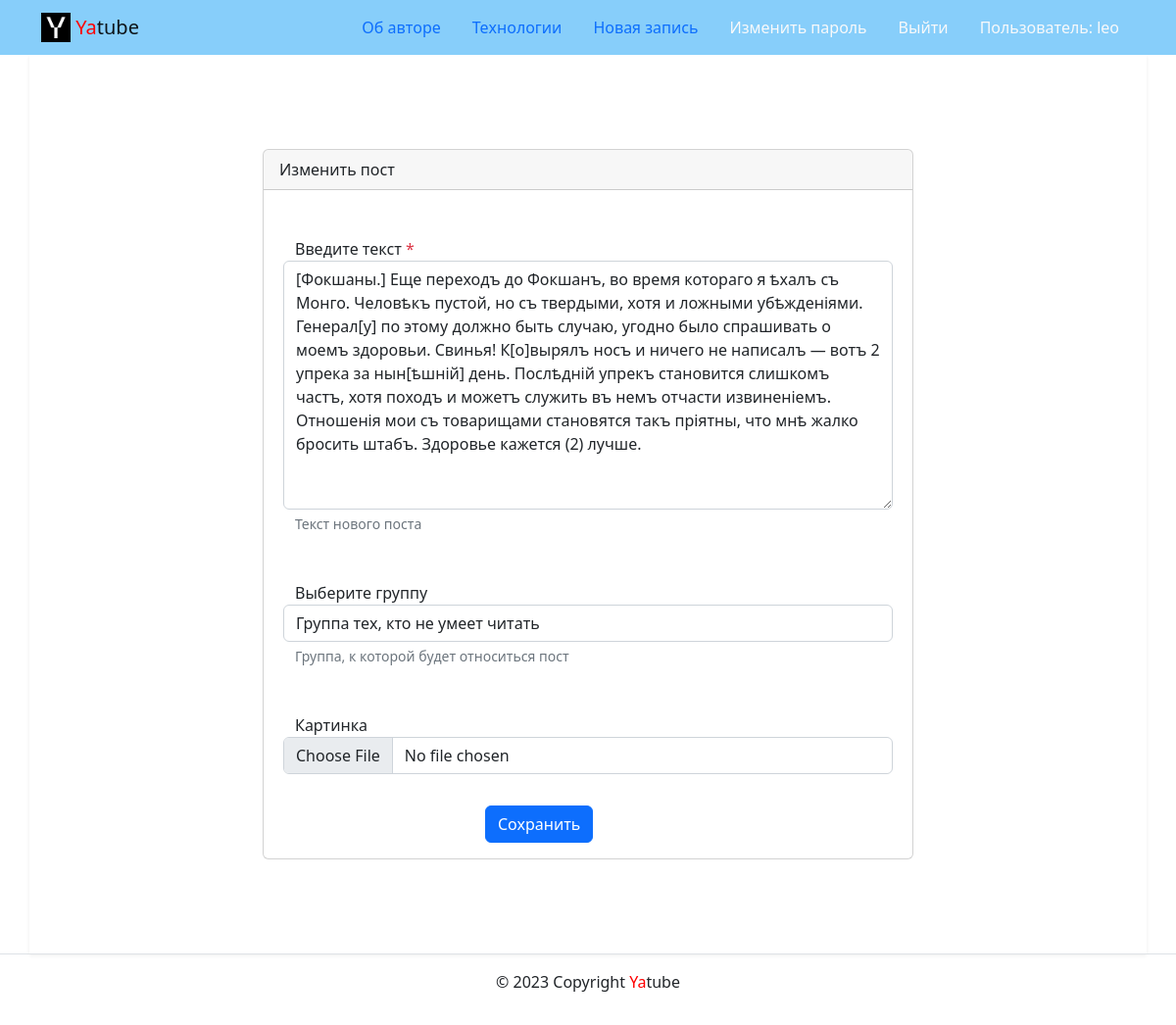
Screenshot of /posts/37/edit/ (signed in) with the database file from the repository.
### users/models.py (models this page shows)
class User(AbstractUser):
    image = models.ImageField(
        'Аватарка',
        upload_to='users/',
        blank=True,
        null=True,
        help_text='Загрузите аватарку')
    birth_date = models.DateField(
        null=True,
        blank=True)

### posts/models.py (models this page shows)
class Post(CreatedModel):
    group = models.ForeignKey(
        Group,
        blank=True,
        null=True,
        on_delete=models.SET_NULL,
        related_name='posts',
        verbose_name="Группа",
        help_text='Группа, к которой будет относиться пост'
    )
    image = models.ImageField(
        'Картинка',
        upload_to='posts/',
        blank=True
    )
    likes = GenericRelation(Like, related_query_name='posts')
    class Meta(CreatedModel.Meta):
        verbose_name = 'Пост'
        verbose_name_plural = 'Посты'
        default_related_name = 'posts'

### posts/views.py (the view)
# urls.py: path('posts/<int:post_id>/edit/', views.post_edit, name='post_edit'),
@login_required
def post_edit(request, post_id):
    post = get_object_or_404(Post, id=post_id)
    if not post.author == request.user:
        return redirect('posts:post_detail', post_id)
    form = PostForm(
        request.POST or None,
        files=request.FILES or None,
        instance=post
    )
    if not form.is_valid():
        return render(request, 'posts/post_create.html', {'form': form})
    form.save()
    return redirect('posts:post_detail', post_id)

### posts/forms.py
class PostForm(forms.ModelForm):
    class Meta:
        model = Post
        fields = ('text', 'group', 'image')
        labels = {
            'text': 'Введите текст',
            'group': 'Выберите группу',
        }
        help_texts = {
            'text': 'Текст нового поста',
            'group': 'Группа, к которой будет относиться пост',
        }

### core/context_processors/year.py (called while the page is built)
def year(request):
    return {
        'year': date.today().year
    }

### core/templatetags/user_filters.py (called while the page is built)
@register.filter
def addclass(field, css):
    return field.as_widget(attrs={'class': css})

### posts/models.py (called while the page is built)
    def __str__(self) -> str:
        return self.title

### templates/posts/post_create.html (shortened to what this page needs)
{% extends 'base.html' %}
{% block content %}
  <div class="row justify-content-center">
    <div class="col-md-8 p-5">
      <div class="card">
        <div class="card-header">
          {% if form.instance.pk %}
            Изменить пост
          {% else %}
            Новый пост
          {% endif %}
        </div>
        <div class="card-body">
          <form method="post" enctype="multipart/form-data"
            >
            {% include 'includes/forms.html' %}
            <div class="col-md-6 offset-md-4">
              <button type="submit" class="btn btn-primary">
                {% if form.instance.pk %}
                  Сохранить
                {% else %}
                  Добавить
                {% endif %}
              </button>
            </div>
          </form>
        </div>
      </div>
      </div>
  </div>
{% endblock %}

### templates/includes/header.html (shortened to what this page needs)
{% load static %}
<link rel="stylesheet"
      href="https://cdn.jsdelivr.net/npm/bootstrap-icons@1.8.1/font/bootstrap-icons.css">
<nav class="navbar navbar-light" style="background-color: lightskyblue">
  <div class="container">
    <a class="navbar-brand" href="{% url 'posts:index' %}">
      <img src={% static 'img/logo.png' %} width="30" height="30"
           class="d-inline-block align-top" alt="">
      <span style="color:red">Ya</span>tube
    </a>
    <ul class="nav nav-pills">
      {% with request.resolver_match.view_name as view_name %}
        <li class="nav-item">
          <a class="nav-link {% if view_name  == 'about:author' %}active{% endif %}"
             href="{% url 'about:author' %}">Об авторе</a>
        </li>
        <li class="nav-item">
          <a class="nav-link {% if view_name  == 'about:tech' %}active{% endif %}"
             href="{% url 'about:tech' %}">Технологии</a>
        </li>
        {% if user.is_authenticated %}
          <li class="nav-item
          {% if view_name  == 'posts:post_create' %}active{% endif %}">
            <a class="nav-link" href="{% url 'posts:post_create' %}">Новая
              запись</a>
          </li>
          <li class="nav-item
          {% if view_name  == 'users:password_change_form' %}active{% endif %}">
            <a class="nav-link link-light"
               href="{% url 'users:password_change_form' %}">
              Изменить пароль
            </a>
          </li>
          <li class="nav-item">
            <a class="nav-link link-light"
               href="{% url 'users:logout' %}">Выйти</a>
          </li>
          <li class="nav-item">
            <a class="nav-link link-light
            {% if view_name  == 'posts:profile' %}active{% endif %}"
               href="{% url 'posts:profile' user.username %}">
              Пользователь: {{ user.username }}
            </a>
          </li>
        {% endif %}
      {% endwith %}
    </ul>
  </div>
</nav>

### templates/includes/forms.html
{% for field in form %}
  <div class="form-group row my-3 p-3">
    <label for="{{ field.id_for_label }}">
      {{ field.label }}
      {% if field.field.required %}
        <span class="required text-danger">*</span>
      {% endif %}
    </label>
    {% load user_filters %}
    {{ field|addclass:'form-control' }}
    {% if field.help_text %}
      <small id="{{ field.id_for_label }}-help" class="form-text text-muted">
        {{ field.help_text|safe }}
      </small>
    {% endif %}
  </div>
{% endfor %}

### rows the page displays
User: username "leo"
Post: form "[Фокшаны.] Еще переходъ до Фокшанъ, во время котораго я ѣхалъ съ Монго. Человѣкъ пустой, но съ твердыми, хотя и ложными убѣжденіями. Генерал[у] по этому должно быть случаю, угодно было спрашивать о моемъ здоровьи. Свинья! К[о]вырялъ носъ и ничего не написалъ — вотъ 2 упрека за нын[ѣшній] день. Послѣдній упрекъ становится слишкомъ частъ, хотя походъ и можетъ служить въ немъ отчасти извиненіемъ. Отношенія мои съ товарищами становятся такъ пріятны, что мнѣ жалко бросить штабъ. Здоровье кажется (2) лучше." "Группа тех, кто не умеет читать"

### other values shown
{{ field.label }} "Введите текст" "Выберите группу" "Картинка"
{{ field.help_text|safe }} "Текст нового поста" "Группа, к которой будет относиться пост"
